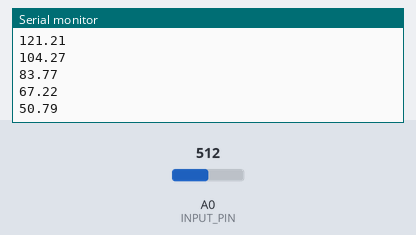
The sketch below on a simulated Arduino Uno, built with avr-gcc and run on an emulated ATmega328P. Parts: the last lines printed to the serial monitor. The inputs (shaded band) are chosen by the test bench; at power-on: A0 (INPUT_PIN) = 512.

Above: at 1.2 s.
1.3 s: A0 (INPUT_PIN) set to 716
At 1.37 s:
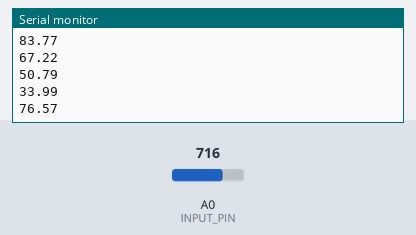
2.8 s: A0 (INPUT_PIN) set to 900
At 3.0 s:
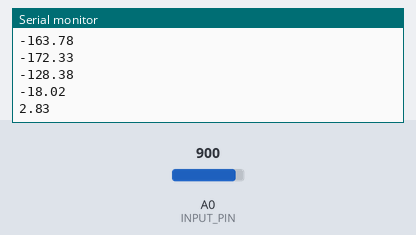
Timing chart, 0 to 5.8 s (numbered marks = the images above; inputs shaded):
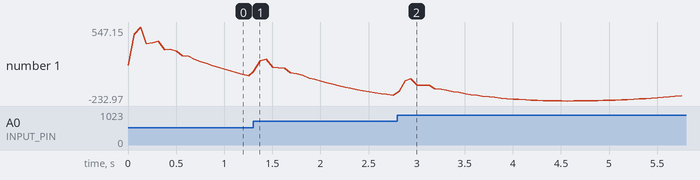

The sketch:

ECG_measure.ino
```cpp
#define SAMPLE_RATE 125
#define BAUD_RATE 115200
#define INPUT_PIN A0

void setup() {
	Serial.begin(BAUD_RATE);
}

void loop() {
	static unsigned long past = 0;
	unsigned long present = micros();
	unsigned long interval = present - past;
	past = present;

	static long timer = 0;
	timer -= interval;

	// Sample
	if(timer < 0){
		timer += 1000000 / SAMPLE_RATE;
		float sensor_value = analogRead(INPUT_PIN);
		float signal = ECGFilter(sensor_value);
		Serial.println(signal);
	}
}

float ECGFilter(float input)
{
  float output = input;
  {
    static float z1, z2; // filter section state
    float x = output - 0.70682283*z1 - 0.15621030*z2;
    output = 0.28064917*x + 0.56129834*z1 + 0.28064917*z2;
    z2 = z1;
    z1 = x;
  }
  {
    static float z1, z2; // filter section state
    float x = output - 0.95028224*z1 - 0.54073140*z2;
    output = 1.00000000*x + 2.00000000*z1 + 1.00000000*z2;
    z2 = z1;
    z1 = x;
  }
  {
    static float z1, z2; // filter section state
    float x = output - -1.95360385*z1 - 0.95423412*z2;
    output = 1.00000000*x + -2.00000000*z1 + 1.00000000*z2;
    z2 = z1;
    z1 = x;
  }
  {
    static float z1, z2; // filter section state
    float x = output - -1.98048558*z1 - 0.98111344*z2;
    output = 1.00000000*x + -2.00000000*z1 + 1.00000000*z2;
    z2 = z1;
    z1 = x;
  }
  return output;
}
```

Measured:
- after the input at 1.3 s, the serial monitor: prints a new line at once (image 1)
- plotted number 1: 33.99 → -172.33 after the input at 1.3 s
